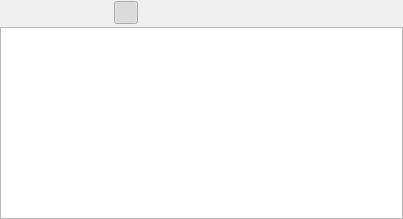
          <widget class="QWidget" name="graphicsPanel" native="true">
           <layout class="QVBoxLayout" name="verticalLayout">
            <property name="spacing">
             <number>2</number>
            </property>
            <property name="leftMargin">
             <number>0</number>
            </property>
            <property name="topMargin">
             <number>0</number>
            </property>
            <property name="rightMargin">
             <number>0</number>
            </property>
            <property name="bottomMargin">
             <number>0</number>
            </property>
            <item>
             <widget class="QWidget" name="widget_18" native="true">
              <property name="minimumSize">
               <size>
                <width>0</width>
                <height>0</height>
               </size>
              </property>
              <layout class="QHBoxLayout" name="horizontalLayout_12">
               <property name="spacing">
                <number>2</number>
               </property>
               <property name="leftMargin">
                <number>1</number>
               </property>
               <property name="topMargin">
                <number>1</number>
               </property>
               <property name="rightMargin">
                <number>1</number>
               </property>
               <property name="bottomMargin">
                <number>1</number>
               </property>
               <item>
                <spacer name="horizontalSpacer_4">
                 <property name="orientation">
                  <enum>Qt::Orientation::Horizontal</enum>
                 </property>
                 <property name="sizeType">
                  <enum>QSizePolicy::Policy::Fixed</enum>
                 </property>
                 <property name="sizeHint" stdset="0">
                  <size>
                   <width>30</width>
                   <height>20</height>
                  </size>
                 </property>
                </spacer>
               </item>
               <item>
                <widget class="QToolButton" name="undoButton">
                 <property name="toolTip">
                  <string>Undo</string>
                 </property>
                 <property name="text">
                  <string/>
                 </property>
                 <property name="icon">
                  <iconset resource="../../Resources/MainWindow.qrc">
                   <normaloff>:/MainWindow/icons/tinycolor/icons8-undo-16.png</normaloff>:/MainWindow/icons/tinycolor/icons8-undo-16.png</iconset>
                 </property>
                 <property name="shortcut">
                  <string>Ctrl+Z</string>
                 </property>
                 <property name="autoRepeat">
                  <bool>true</bool>
                 </property>
                 <property name="autoRepeatInterval">
                  <number>50</number>
                 </property>
                 <property name="autoRaise">
                  <bool>true</bool>
                 </property>
                </widget>
               </item>
               <item>
                <widget class="QToolButton" name="redoButton">
                 <property name="toolTip">
                  <string>Redo</string>
                 </property>
                 <property name="text">
                  <string/>
                 </property>
                 <property name="icon">
                  <iconset resource="../../Resources/MainWindow.qrc">
                   <normaloff>:/MainWindow/icons/tinycolor/icons8-redo-16.png</normaloff>:/MainWindow/icons/tinycolor/icons8-redo-16.png</iconset>
                 </property>
                 <property name="shortcut">
                  <string>Ctrl+Y</string>
                 </property>
                 <property name="autoRepeat">
                  <bool>true</bool>
                 </property>
                 <property name="autoRepeatInterval">
                  <number>50</number>
                 </property>
                 <property name="autoRaise">
                  <bool>true</bool>
                 </property>
                </widget>
               </item>
               <item>
                <spacer name="horizontalSpacer_8">
                 <property name="orientation">
                  <enum>Qt::Orientation::Horizontal</enum>
                 </property>
                 <property name="sizeType">
                  <enum>QSizePolicy::Policy::Fixed</enum>
                 </property>
                 <property name="sizeHint" stdset="0">
                  <size>
                   <width>5</width>
                   <height>20</height>
                  </size>
                 </property>
                </spacer>
               </item>
               <item>
                <widget class="QToolButton" name="centerViewButton">
                 <property name="toolTip">
                  <string>Center View</string>
                 </property>
                 <property name="text">
                  <string/>
                 </property>
                 <property name="icon">
                  <iconset resource="../../Resources/MainWindow.qrc">
                   <normaloff>:/MainWindow/icons/tinycolor/icons8-arrow-inwards-16.png</normaloff>:/MainWindow/icons/tinycolor/icons8-arrow-inwards-16.png</iconset>
                 </property>
                 <property name="autoRaise">
                  <bool>true</bool>
                 </property>
                </widget>
               </item>
               <item>
                <widget class="QToolButton" name="onionSkinButton">
                 <property name="toolTip">
                  <string>Onion Skin</string>
                 </property>
                 <property name="text">
                  <string/>
                 </property>
                 <property name="icon">
                  <iconset resource="../../Resources/MainWindow.qrc">
                   <normaloff>:/MainWindow/icons/tinycolor/icons8-shadow-16.png</normaloff>:/MainWindow/icons/tinycolor/icons8-shadow-16.png</iconset>
                 </property>
                 <property name="checkable">
                  <bool>true</bool>
                 </property>
                 <property name="checked">
                  <bool>true</bool>
                 </property>
                 <property name="autoRaise">
                  <bool>true</bool>
                 </property>
                </widget>
               </item>
               <item>
                <widget class="QToolButton" name="duplicateSpriteButton">
                 <property name="toolTip">
                  <string>Replace Selected Sprites With Duplicates (Ctrl+F)</string>
                 </property>
                 <property name="text">
                  <string/>
                 </property>
                 <property name="icon">
                  <iconset resource="../../Resources/MainWindow.qrc">
                   <normaloff>:/MainWindow/icons/tinycolor/icons8-user-account-16.png</normaloff>:/MainWindow/icons/tinycolor/icons8-user-account-16.png</iconset>
                 </property>
                 <property name="shortcut">
                  <string>Ctrl+F</string>
                 </property>
                 <property name="autoRaise">
                  <bool>true</bool>
                 </property>
                </widget>
               </item>
               <item>
                <spacer name="horizontalSpacer_3">
                 <property name="orientation">
                  <enum>Qt::Orientation::Horizontal</enum>
                 </property>
                 <property name="sizeHint" stdset="0">
                  <size>
                   <width>238</width>
                   <height>20</height>
                  </size>
                 </property>
                </spacer>
               </item>
              </layout>
             </widget>
            </item>
            <item>
             <widget class="TilesEditor::GraphicsView" name="graphicsView">
              <property name="sizePolicy">
               <sizepolicy hsizetype="Expanding" vsizetype="Expanding">
                <horstretch>0</horstretch>
                <verstretch>0</verstretch>
               </sizepolicy>
              </property>
              <property name="resizeAnchor">
               <enum>QGraphicsView::ViewportAnchor::AnchorViewCenter</enum>
              </property>
             </widget>
            </item>
           </layout>
          </widget>
